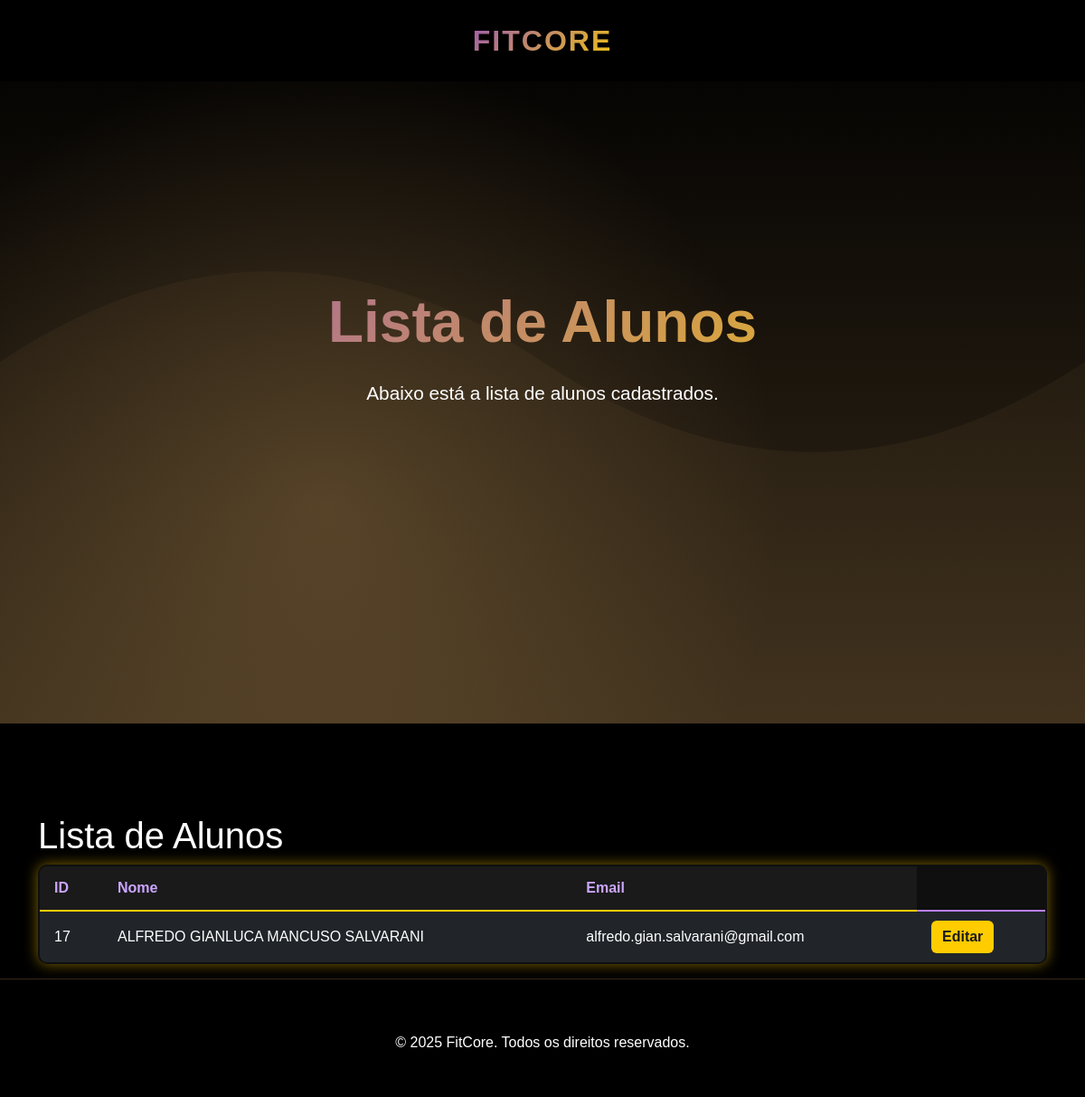
The page /lista_alunos/ (signed in) on the database as committed earlier.
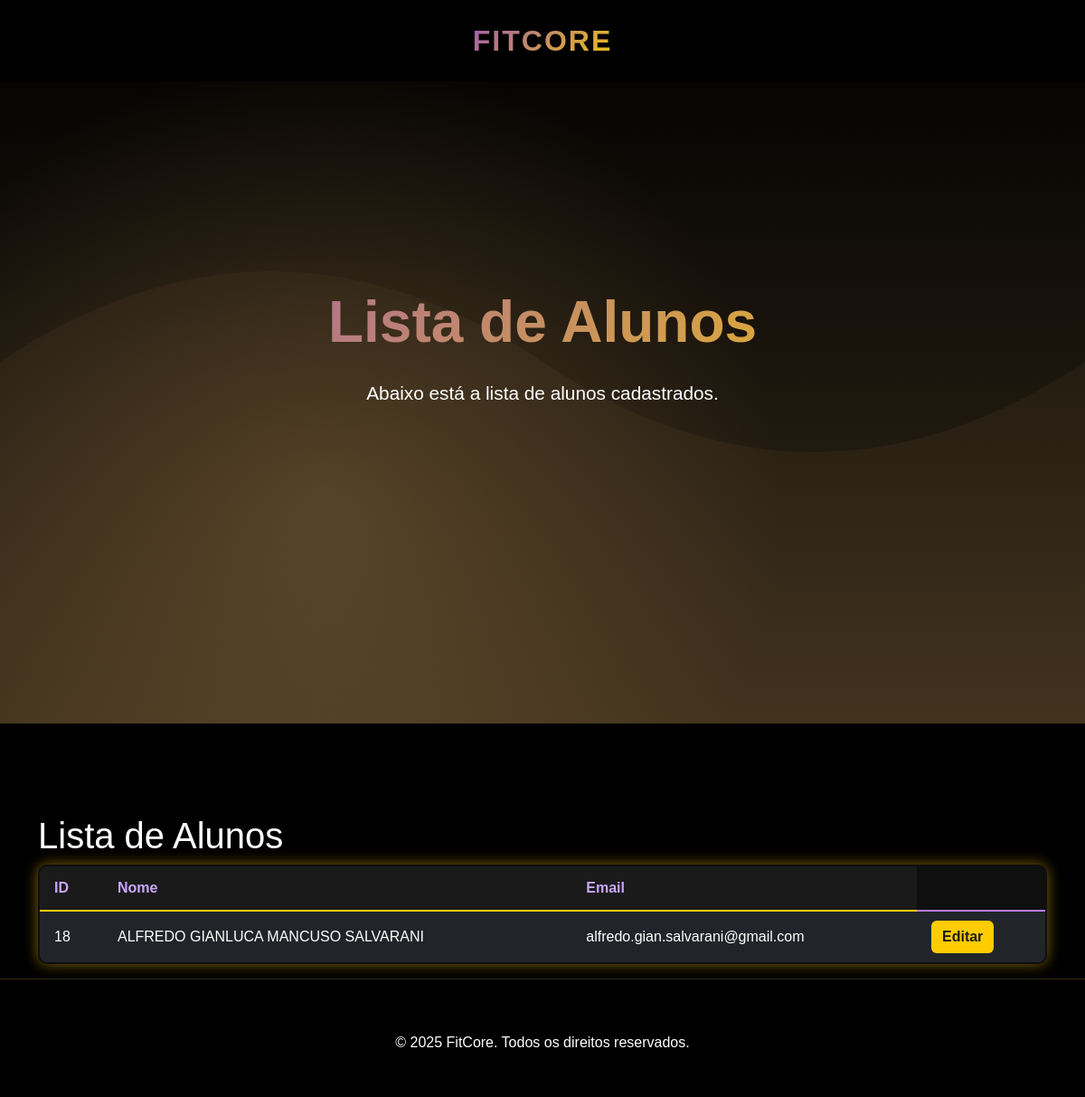
The same page on the database as committed later.
### cadastro/models.py (models this page shows, shortened)
class Usuario(models.Model):
    GENERO_CHOICES = [
        ('M', 'Masculino'),
        ('F', 'Feminino'),
        ('O', 'Outro'),
        ('N', 'Prefiro não dizer'),
    ]
    nome_completo = models.CharField(max_length=100)
    senha = models.CharField(max_length=100)
    email = models.EmailField(max_length=100, unique=True)
    telefone = models.CharField(max_length=20)
    data_nascimento = models.DateField()
    genero = models.CharField(max_length=1, choices=GENERO_CHOICES)
    observacoes = models.TextField(blank=True)

### TelaProf/views.py (the view)
# urls.py: path('lista_alunos/', views.lista_alunos, name='lista_alunos'),
@login_required
def lista_alunos(request):
    alunos = Usuario.objects.all()
    return render(request, 'lista_alunos.html', {'alunos': alunos})

### TelaProf/templates/lista_alunos.html (shortened to what this page needs)
{% load static %}
<!DOCTYPE html>
<html lang="en">
<head>
    <link href="{% static 'css/bootstrap.min.css' %}" rel="stylesheet">
    <link href="{% static 'css/estilo.css' %}" rel="stylesheet">
</head>
<body>
    <nav class="navbar navbar-expand-lg navbar-dark fixed-top">
        <div class="container d-flex justify-content-center">
            <a class="navbar-brand mx-auto" href="{% url 'membros' %}">FitCore</a>
        </div>
    </nav>
    <section class="hero">
        <div class="container hero-content text-center">
            <h1>Lista de Alunos</h1>
            <p>Abaixo está a lista de alunos cadastrados.</p>
        </div>
    </section>
    <div class="container list-container" style="margin-top: 100px;">
        <h1>Lista de Alunos</h1>
        <table class="table custom-table">
            <thead class="table-dark">
                <tr class="table-dark">
                    <th>ID</th>
                    <th>Nome</th>
                    <th>Email</th>
                </tr>
            </thead>
            <tbody class="table-group-divider">
            {% for aluno in alunos %}
                <tr class="table-dark">
                    <td class="align-middle">{{ aluno.id }}</td>
                    <td class="align-middle">{{ aluno.nome_completo }}</td>
                    <td class="align-middle">{{ aluno.email }}</td>
                    <td class="align-middle">
                        <a href="{% url 'TelaProf:editar_aluno' aluno.id %}" class="btn btn-primary">Editar</a>
                    </td>
                </tr>
            {% endfor %}
            </tbody>
        </table>
    </div>
    <footer class="footer text-center">
        <p style="margin-top: 10px;">&copy; 2025 FitCore. Todos os direitos reservados.</p>
</body>
</html>

Rows that differ between the two databases and show on the page:
removed Usuario: id "17", nome_completo "ALFREDO GIANLUCA MANCUSO SALVARANI", email "alfredo.gian.salvarani@gmail.com"
added Usuario: id "18", nome_completo "ALFREDO GIANLUCA MANCUSO SALVARANI", email "alfredo.gian.salvarani@gmail.com"
